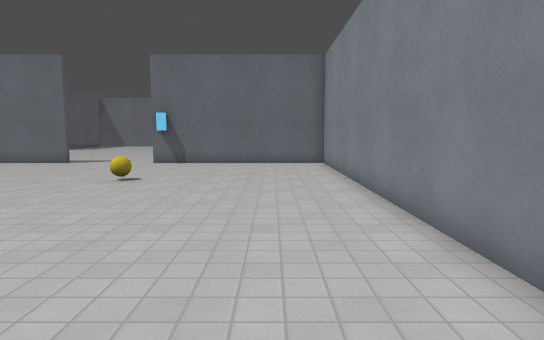
view 1 (above)

18 first-person views from a walk through a level from a Godot 3-D game. The camera is 1.4 m above the floor, tilts 6° down and sees 75° across. The floor is counted in squares, 1 m on a side. Each view is taken from the middle of a square. On the plan, view 1 faces up. The plan holds only what a view shows up to about 15 squares ahead; the rest is blank. Door leaves are left out where a doorway can be walked through. Surface patterns are stand-ins for the level's own textures.

view 2
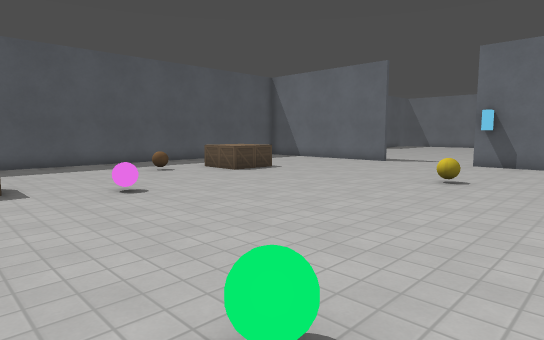

view 3
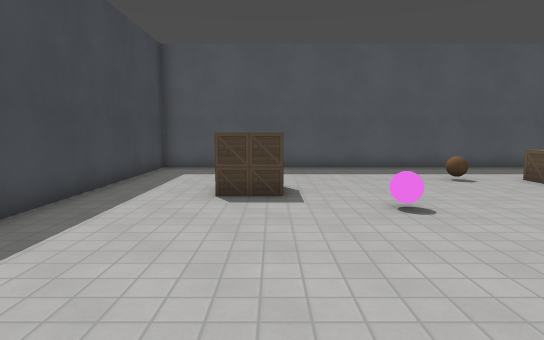

view 4
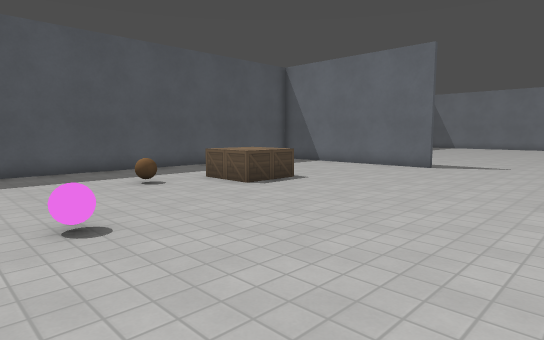

view 5
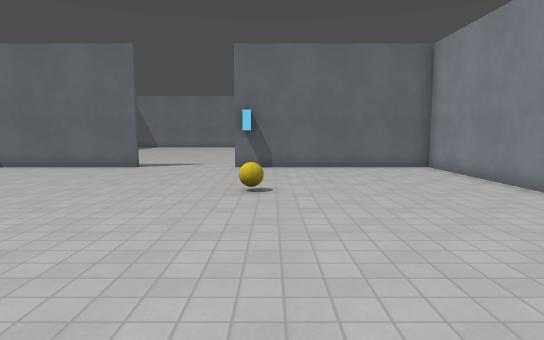

view 6
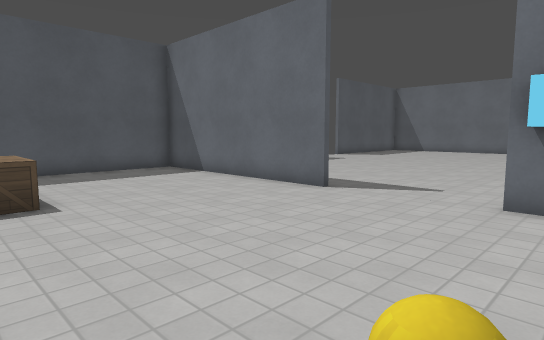

view 7
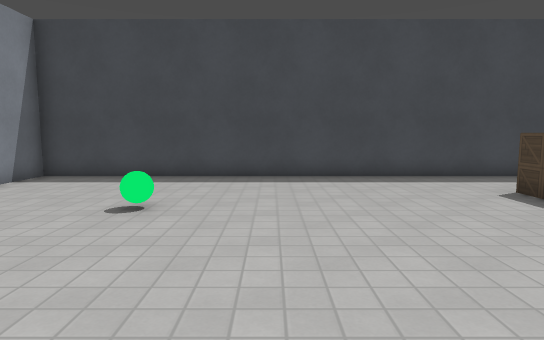

view 8
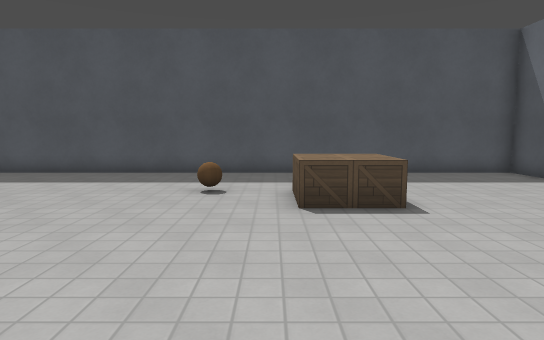

view 9
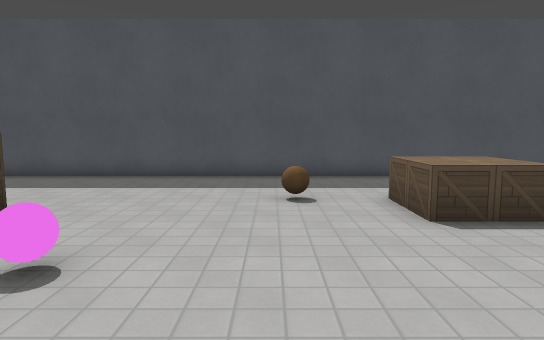

view 10
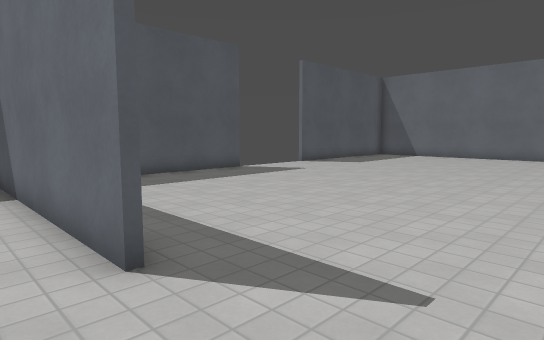

view 11
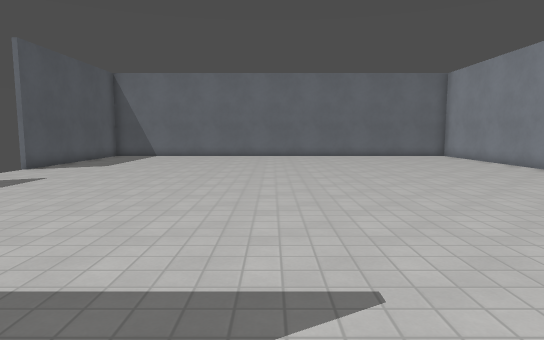

view 12
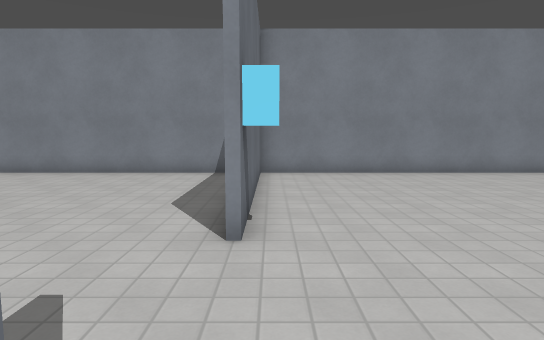

view 13
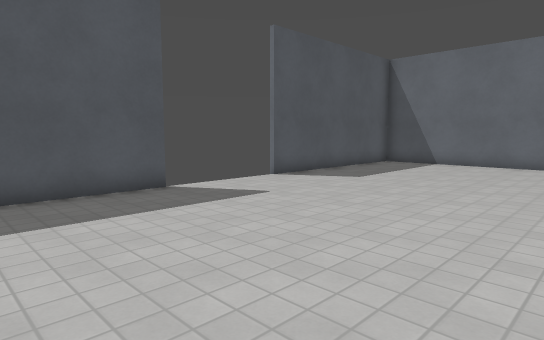

view 14
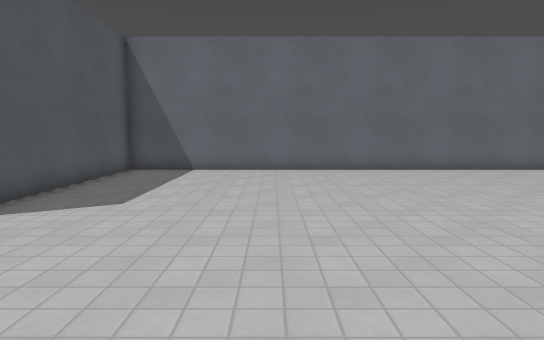

view 15
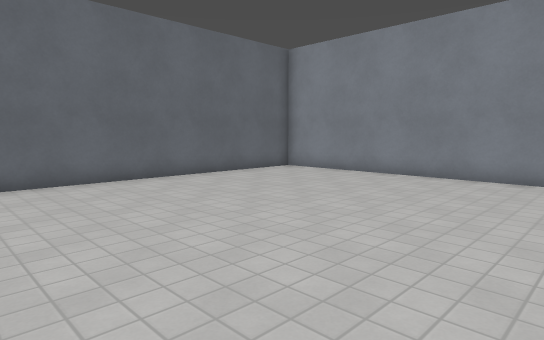

view 16
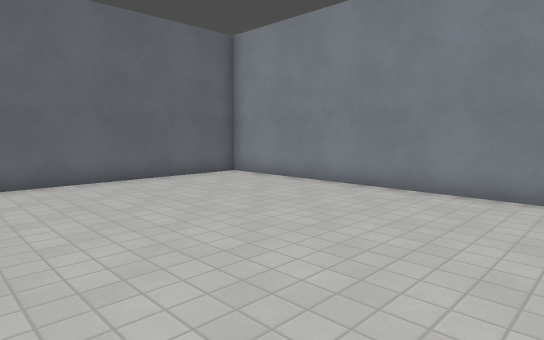

view 17
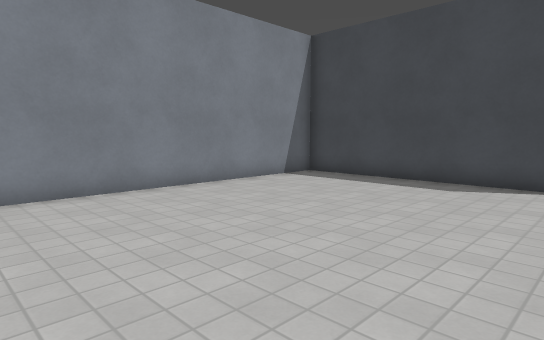

view 18
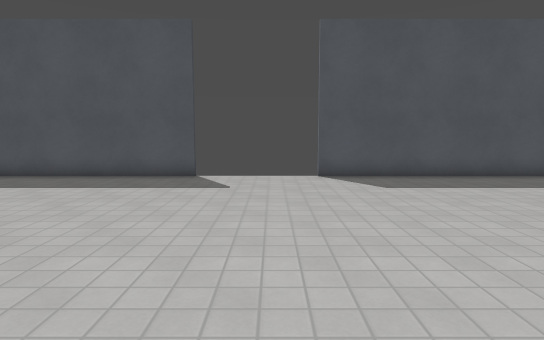

### Floor plan
Key: @ floor where view 1 was taken; # wall or solid block; . floor; D open door; = window, fence, low wall or low ledge; B box; A ball.
Columns run from 18 left of view 1 to 3 right of it. Each row starts with its distance up from view 1.
 37 ######################
 36 #....................#
 35 #....................#
 34 #....................#
 33 #....................#
 32 #....................#
 31 #....................#
 30 #....................#
 29 #....................#
 28  ....................#
 27  ....................#
 26  ....................#
 25  ....................#
 24 #....................#
 23 #....................#
 22 #....................#
 21 #....................#
 20 #....................#
 19 #....................#
 18 #    ................#
 17 #########DDDD.########
 16 #............##......#
 15 #....................#
 14 #....................#
 13 #....................#
 12 #....................#
 11 #............==......#
 10 #..  BB.......=......#
  9 #....BB..............#
  8 #....................#
  7 #...AA...............#
  6 #....A...............#
  5 #....................#
  4 #.......==...........#
  3 #........=...........#
  2 #..............==....
  1 #.....BB........=...
  0 #.....BB..........@.
 -1 #....................
 -2 #....................#
 -3 #....................#
 -4 ######################

Positions as (right, up) in squares from view 1, and headings:
1: (0, 0), facing up
2: (-1, 0), facing up-left
3: (-3, 1), facing left
4: (-4, 2), facing up-left
5: (-4, 2), facing up
6: (-4, 9), facing up-left
7: (-5, 8), facing down
8: (-5, 8), facing left
9: (-6, 6), facing left
10: (-6, 15), facing up-left
11: (-8, 15), facing up
12: (-10, 16), facing right
13: (-9, 20), facing up-left
14: (-12, 23), facing up
15: (-9, 26), facing up-right
16: (-6, 26), facing up-right
17: (-6, 27), facing down-right
18: (-6, 27), facing left
